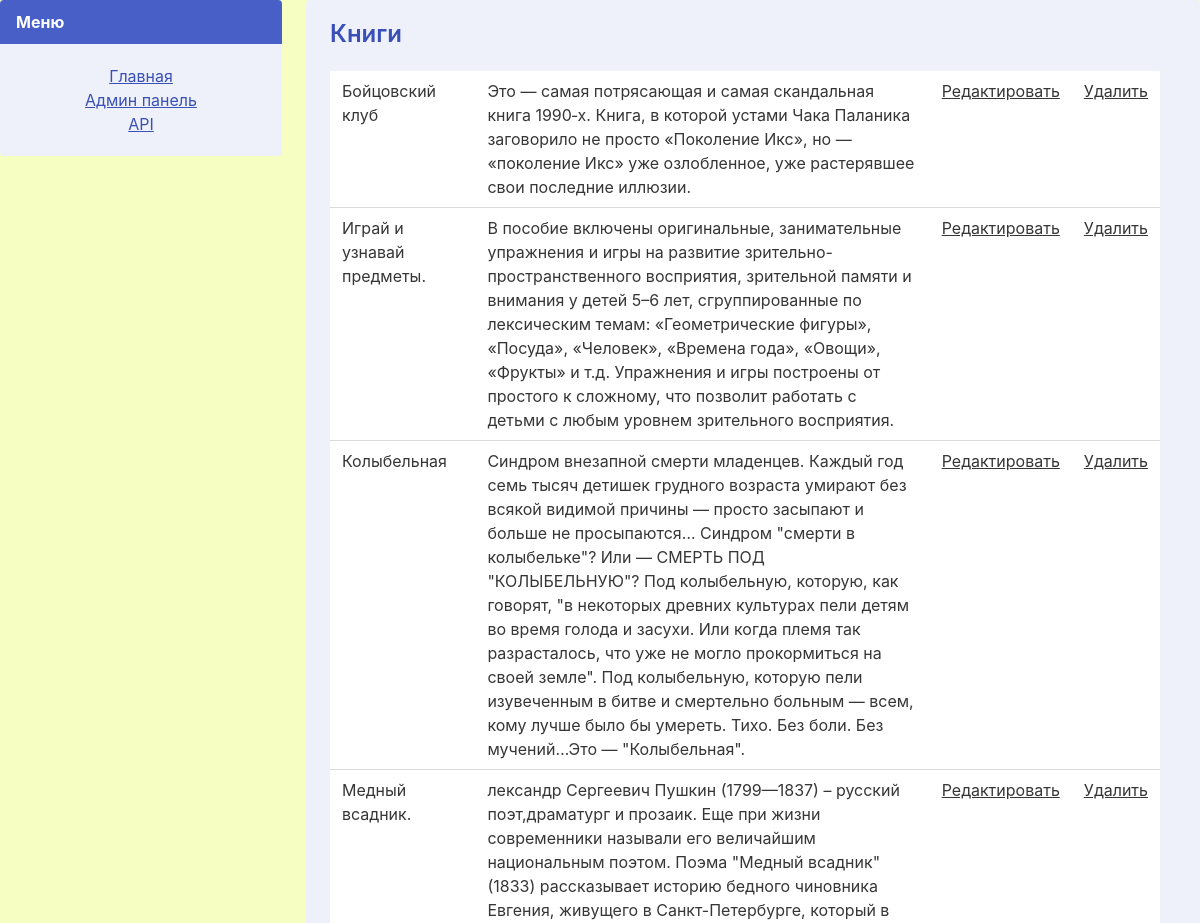
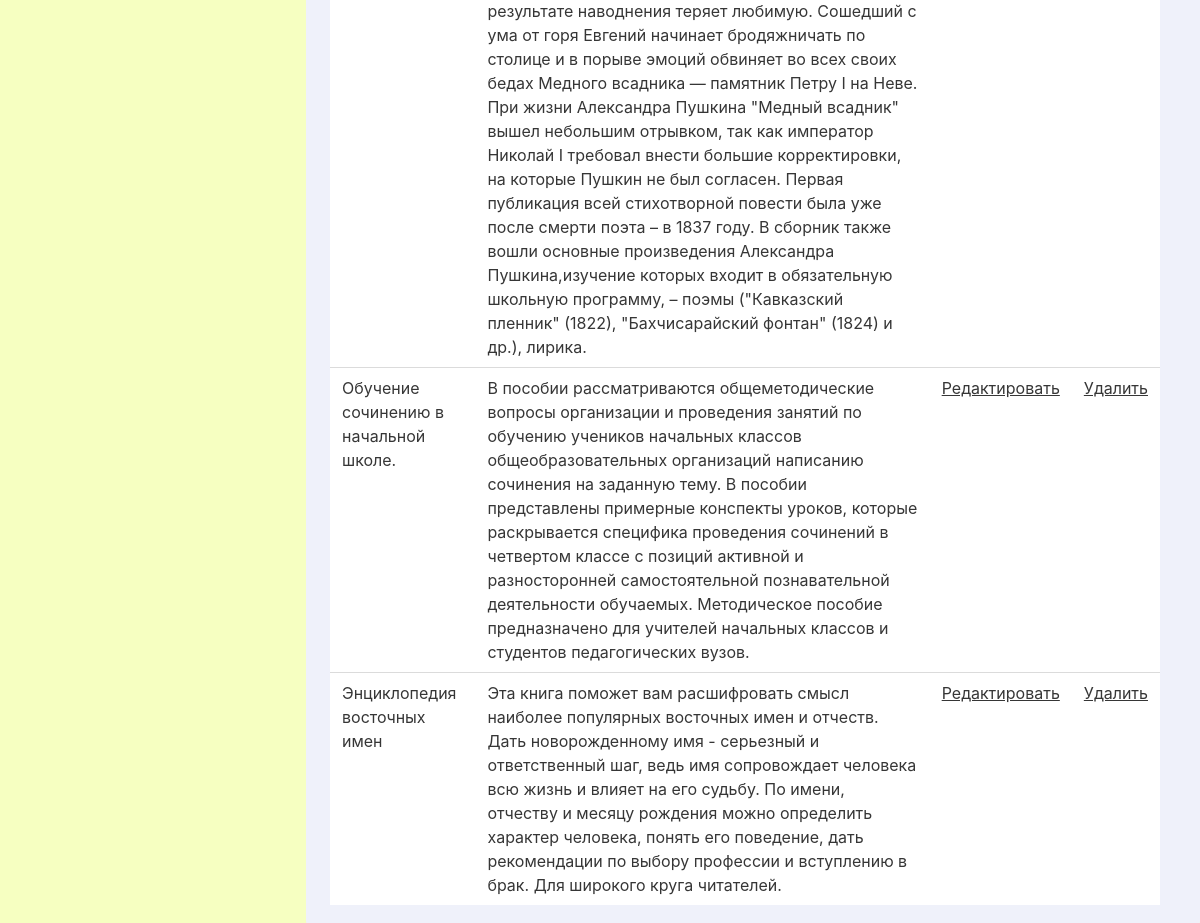
Page /workspace/book_list on the committed database (2 pictures, top to bottom).
### web_client/models.py (models this page shows, shortened)
class Book(models.Model):
    title = models.CharField(
        max_length=250, unique=True, verbose_name="Название")
    slug = models.SlugField(max_length=250, unique=True, verbose_name="URL")
    description = models.TextField()
    author = models.ManyToManyField(
        Author, related_name="books")
    genre = models.ForeignKey(
        Genre, related_name='books', on_delete=models.CASCADE, null=True)
    publisher = models.ForeignKey(
        Publisher, related_name='books', on_delete=models.CASCADE, null=True)
    publication_date = models.DateField(default=datetime.now)
    class Meta:
        ordering = ('title',)

### web_client/views/workspace.py (the view)
# urls.py: path('workspace/book_list', views.book_list_to_edit, name='book_list'),
def book_list_to_edit(request):
    context = ContextFactory().get_context(HendlerName.BOOK_LIST_TO_EDIT, request)
    return render(request, "list_to_edit.html", context=context)

### core/context_factories.py (called while the page is built)
    def book_list_to_edit(self, request) -> dict:
        models = ReceiverData(model_name=ModelName.BOOK).get_all()
        url_interspersed = "book"
        title = "Книги"
        return {
            "models": models,
            "url_interspersed": url_interspersed,
            "title": title,
        }

### core/receive_data.py (called while the page is built)
    def get_all(self):
        return self.model.objects.all()

### web_client/templates/list_to_edit.html
{% extends "base.html" %}
{% block content %}
<div  class="notification is-link is-light" id="contetnt" >
    <p class="title is-4" >{{title}}</p>
    <table class="table">
        {% for item in models %}
            <tr>
                {% if item.name %}
                    <td>{{item.name}}</td>
                {% else %}
                    <td>{{item.title}}</td>
                {% endif %}
                <td>{{ item.description }}</td>
                <td> <a href="/{{url_interspersed}}_edit/{{item.slug}}"> Редактировать </a></td>
                <td> <a href="/{{url_interspersed}}_delite/{{item.slug}}"> Удалить </a></td>
            </tr>
        {% endfor %}
    </table>
</div>
{% endblock %}

### web_client/static/css/main.css (style rules this page uses)
body { background-color: rgb(246, 255, 193); background-size: 100%; min-height: 1000px; }

### rows in the picture
Book: title "Бойцовский клуб", description "Это — самая потрясающая и самая скандальная книга 1990‑х. Книга, в которой устами Чака Паланика заговорило не просто «Поколение Икс», но — «поколение Икс» уже озлобленное, уже растерявшее свои последние иллюзии."
Book: title "Играй и узнавай предметы.", description "В пособие включены оригинальные, занимательные упражнения и игры на развитие зрительно-пространственного восприятия, зрительной памяти и внимания у детей 5–6 лет, сгруппированные по лексическим темам: «Геометрические фигуры», «Посуда», «Человек», «Времена года», «Овощи», «Фрукты» и т.д. Упражнения и игры построены от простого к сложному, что позволит работать с детьми с любым уровнем зрительного восприятия."
Book: title "Колыбельная", description "Синдром внезапной смерти младенцев. Каждый год семь тысяч детишек грудного возраста умирают без всякой видимой причины — просто засыпают и больше не просыпаются… Синдром \"смерти в колыбельке\"? Или — СМЕРТЬ ПОД \"КОЛЫБЕЛЬНУЮ\"? Под колыбельную, которую, как говорят, \"в некоторых древних культурах пели детям во время голода и засухи. Или когда племя так разрасталось, что уже не могло прокормиться на своей земле\". Под колыбельную, которую пели изувеченным в битве и смертельно больным — всем, кому лучше было бы умереть. Тихо. Без боли. Без мучений…Это — \"Колыбельная\"."
Book: title "Медный всадник.", description "лександр Сергеевич Пушкин (1799—1837) – русский поэт,драматург и прозаик. Еще при жизни современники называли его величайшим национальным поэтом. Поэма \"Медный всадник\" (1833) рассказывает историю бедного чиновника Евгения, живущего в Санкт-Петербурге, который в результате наводнения теряет любимую. Сошедший с ума от горя Евгений начинает бродяжничать по столице и в порыве эмоций обвиняет во всех своих бедах Медного всадника — памятник Петру I на Неве. При жизни Александра Пушкина \"Медный всадник\" вышел небольшим отрывком, так как император Николай I требовал внести большие корректировки, на которые Пушкин не был согласен. Первая публикация всей стихотворной повести была уже после смерти…"
Book: title "Обучение сочинению в начальной школе.", description "В пособии рассматриваются общеметодические вопросы организации и проведения занятий по обучению учеников начальных классов общеобразовательных организаций написанию сочинения на заданную тему. В пособии представлены примерные конспекты уроков, которые раскрывается специфика проведения сочинений в четвертом классе с позиций активной и разносторонней самостоятельной познавательной деятельности обучаемых. Методическое пособие предназначено для учителей начальных классов и студентов педагогических вузов."
Book: title "Энциклопедия восточных имен", description "Эта книга поможет вам расшифровать смысл наиболее популярных восточных имен и отчеств. Дать новорожденному имя - серьезный и ответственный шаг, ведь имя сопровождает человека всю жизнь и влияет на его судьбу. По имени, отчеству и месяцу рождения можно определить характер человека, понять его поведение, дать рекомендации по выбору профессии и вступлению в брак. Для широкого круга читателей."

### other values in the picture
{{ title }} "Книги"
